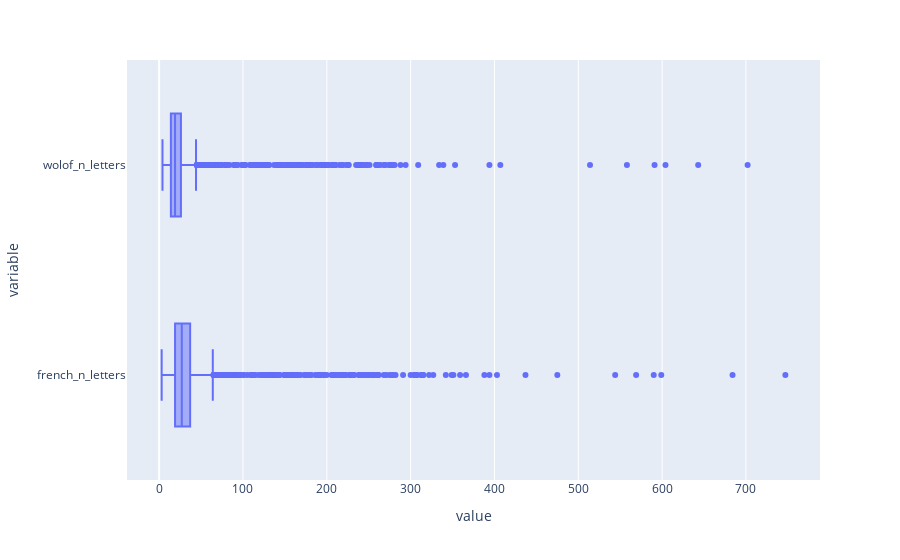

Notebook source saved alongside this figure:
### Markdown cell above
Since the longest paragraphs have not a abnormal number of letters compared with those preceding them we cannot say that they are abnormal. But let's trace the box plot of the length to verify our hypotheses.

### Code cell
px.box(data_frame=corpora, x = ["french_n_letters", "wolof_n_letters"])

### Figure 1 — Plotly figure (JSON) as saved in the notebook; plotly's stock layout.template omitted (floating-point values rounded to 4 significant figures; data arrays with more than 128 entries replaced by an {"elided": "..."} marker saying what was removed)
{"data": [{"alignmentgroup": "True", "hovertemplate": "value=%{x}<br>variable=%{y}<extra></extra>", "legendgroup": "", "marker": {"color": "#636efa"}, "name": "", "notched": false, "offsetgroup": "", "orientation": "h", "showlegend": false, "type": "box", "x": {"elided": "3898 int values"}, "x0": " ", "xaxis": "x", "y": {"elided": "3898 str values"}, "y0": " ", "yaxis": "y"}], "layout": {"boxmode": "group", "legend": {"tracegroupgap": 0}, "margin": {"t": 60}, "xaxis": {"anchor": "y", "domain": [0, 1], "title": {"text": "value"}}, "yaxis": {"anchor": "x", "domain": [0, 1], "title": {"text": "variable"}}}}
